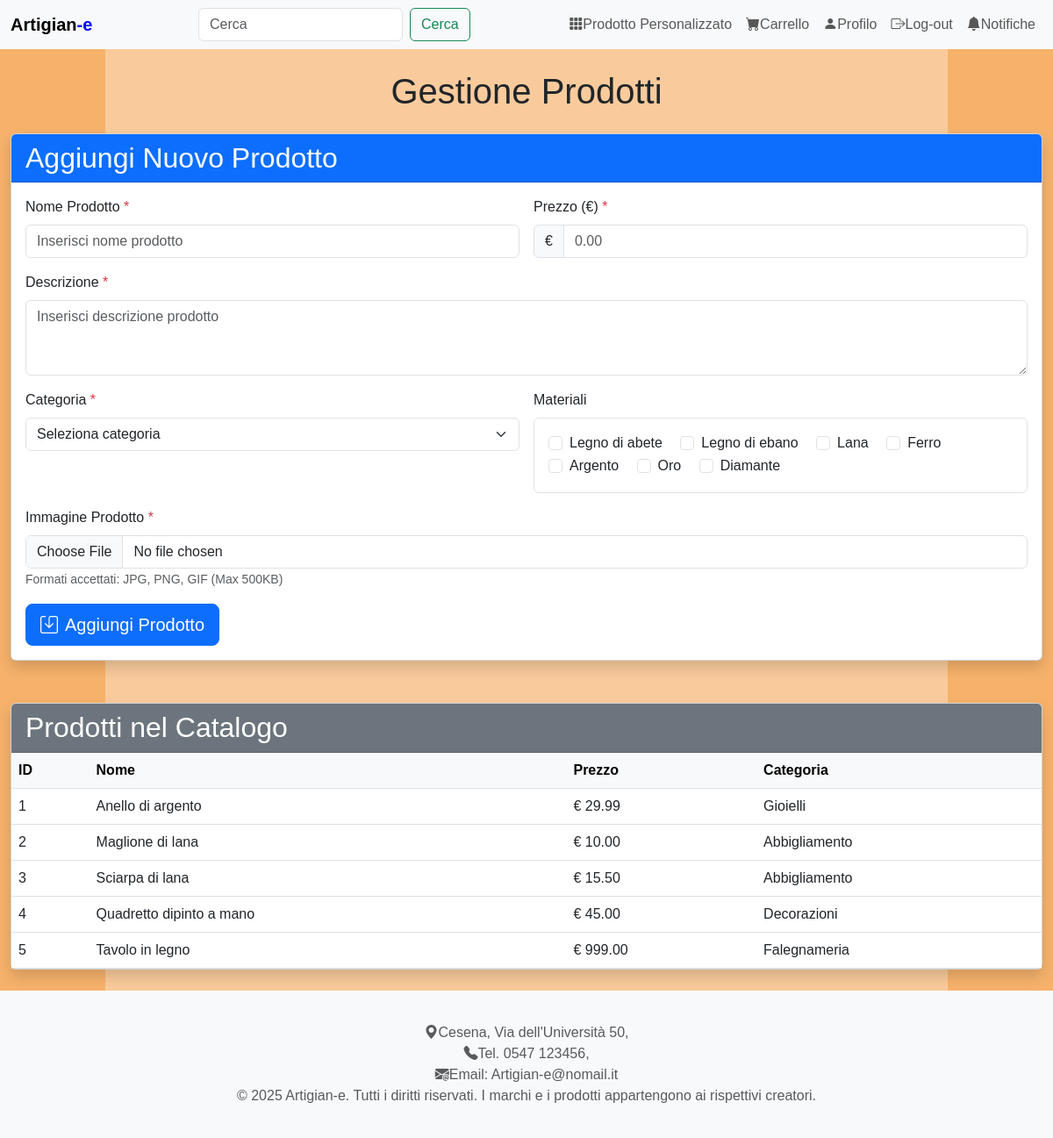
The page /pages/gestione_prodotti.php (signed in) on the database its author committed.
### tables this page shows
create table MATERIALE (
	Nome VARCHAR(25) not null,
	CostoXquadretto decimal(8,2),
	primary key (Nome));

create table PRODOTTO (
	Costo decimal(8,2) not null,
	Nome VARCHAR(25) not null,
	Descrizione VARCHAR(1000) not null,
	PathImmagine VARCHAR(255) not null,
	productID INT not null AUTO_INCREMENT,
	categoryID INT not null,
	Email VARCHAR(100) not null,
	primary key (productID),
	unique (categoryID, productID));

create table CATEGORIE (
	categoryID INT not null AUTO_INCREMENT,
	Nome VARCHAR(25) not null,
	primary key (categoryID));

### DataBase/Database.php (called while the page is built, shortened)
<?php
class DatabaseHelper
{
    private $db;
    public function __construct($servername, $username, $password, $dbname, $port)
    {
        $this->db = new mysqli($servername, $username, $password, $dbname, $port);
    }
    public function getMaterials()
    {
        $query = "SELECT * FROM MATERIALE
        WHERE NOT CostoXquadretto = 0
        ORDER BY CostoXquadretto ASC";
        $stmt = $this->db->prepare($query);
        $stmt->execute();
        $result = $stmt->get_result();
        return $result->fetch_all(MYSQLI_ASSOC);
    }
    public function getCategoryById($categoryID) {
        $query = "SELECT * FROM CATEGORIE WHERE categoryID = ?";
        $stmt = $this->db->prepare($query);
        $stmt->bind_param('i', $categoryID);
        $stmt->execute();
        $result = $stmt->get_result();
        return $result->fetch_assoc();
    }
    public function getAllProducts() {
        $query = "SELECT * FROM PRODOTTO";
        $stmt = $this->db->prepare($query);
        $stmt->execute();
        $result = $stmt->get_result();
        return $result->fetch_all(MYSQLI_ASSOC);
    }
}
?>

### includes/bootstrap.php (called while the page is built, shortened)
<?php
require_once("../database/Database.php");
$dbh = new DatabaseHelper("localhost", "root", "", "db_artigiany", 3306);

### pages/gestione_prodotti.php (the view, shortened to what this page needs)
<?php
include_once("../includes/bootstrap.php");
$materialiDisponibili = $dbh->getMaterials();
$prodotti = $dbh->getAllProducts();
include("../includes/header.php");
?>
<main class="container-fluid py-4">
    <div class="container-page">
        <h1 class="mb-4">Gestione Prodotti</h1>
        <div class="card mb-5 shadow">
            <div class="card-header bg-primary text-white">
                <h2 class="card-title mb-0">Aggiungi Nuovo Prodotto</h2>
            </div>
            <div class="card-body">
                <form method="POST" enctype="multipart/form-data">
                    <div class="row g-3">
                        <div class="col-md-6">
                            <label class="form-label">Nome Prodotto <span class="text-danger">*</span></label>
                            <input type="text" name="nome" class="form-control"
                                   maxlength="25" required
                                   placeholder="Inserisci nome prodotto">
                        </div>
                        <div class="col-md-6">
                            <label class="form-label">Prezzo (€) <span class="text-danger">*</span></label>
                            <div class="input-group">
                                <span class="input-group-text">€</span>
                                <input type="number" name="costo" step="0.01"
                                       class="form-control" min="0.01"
                                       required placeholder="0.00">
                            </div>
                        </div>
                        <div class="col-12">
                            <label class="form-label">Descrizione <span class="text-danger">*</span></label>
                            <textarea name="descrizione" class="form-control"
                                      rows="3" maxlength="1000"
                                      required placeholder="Inserisci descrizione prodotto"></textarea>
                        </div>
                        <div class="col-md-6">
                            <label class="form-label">Categoria <span class="text-danger">*</span></label>
                            <select name="categoria" class="form-select" required>
                                <option value="">Seleziona categoria</option>
                            </select>
                        </div>
                        <div class="col-md-6">
                            <label class="form-label">Materiali</label>
                            <div class="materiali-container border p-3 rounded">
                                <?php foreach ($materialiDisponibili as $materiale): ?>
                                    <div class="form-check form-check-inline">
                                        <input class="form-check-input" type="checkbox"
                                               name="materiali[]"
                                               value="<?= htmlspecialchars($materiale['Nome']) ?>"
                                               id="material-<?= htmlspecialchars($materiale['Nome']) ?>">
                                        <label class="form-check-label" for="material-<?= htmlspecialchars($materiale['Nome']) ?>">
                                            <?= htmlspecialchars($materiale['Nome']) ?>
                                        </label>
                                    </div>
                                <?php endforeach; ?>
                            </div>
                        </div>
                        <div class="col-12">
                            <label class="form-label">Immagine Prodotto <span class="text-danger">*</span></label>
                            <input type="file" name="immagine"
                                   class="form-control"
                                   accept="image/jpeg, image/png, image/gif"
                                   required>
                            <small class="form-text text-muted">
                                Formati accettati: JPG, PNG, GIF (Max 500KB)
                            </small>
                        </div>
                        <div class="col-12">
                            <button type="submit" class="btn btn-primary btn-lg">
                                <i class="bi bi-save me-2"></i>Aggiungi Prodotto
                            </button>
                        </div>
                    </div>
                </form>
            </div>
        </div>
        <div class="card shadow">
            <div class="card-header bg-secondary text-white">
                <h2 class="card-title mb-0">Prodotti nel Catalogo</h2>
            </div>
            <div class="card-body p-0">
                <div class="table-responsive">
                    <table class="table table-hover mb-0">
                        <thead class="table-light">
                            <tr>
                                <th>ID</th>
                                <th>Nome</th>
                                <th>Prezzo</th>
                                <th>Categoria</th>
                            </tr>
                        </thead>
                        <tbody>
                            <?php foreach ($prodotti as $prodotto):
                                $categoria = $dbh->getCategoryById($prodotto['categoryID']);
                            ?>
                                <tr>
                                    <td><?= $prodotto['productID'] ?></td>
                                    <td><?= htmlspecialchars($prodotto['Nome']) ?></td>
                                    <td>€ <?= number_format($prodotto['Costo'], 2) ?></td>
                                    <td><?= htmlspecialchars($categoria['Nome'] ?? 'N/A') ?></td>
                                </tr>
                            <?php endforeach; ?>
                        </tbody>
                    </table>
                </div>
            </div>
        </div>
    </div>
</main>
<?php include("../includes/footer.php"); ?>

### CSS/styles.css (style rules this page uses)
body { font-family: Arial, sans-serif; background: linear-gradient(to right, #F6B26B 10%, #F9CB9C 10%, #F9CB9C 90%, #F6B26B 90%); min-height: 100vh; }
.container-page { display: flex; flex-direction: column; min-height: 100vh; }
.card { min-width: 300px; box-sizing: border-box; }
h1, p { text-align: center; }

### rows shown on the page
materiale: Nome "Legno di abete"
materiale: Nome "Legno di ebano"
materiale: Nome "Lana"
materiale: Nome "Ferro"
materiale: Nome "Argento"
materiale: Nome "Oro"
materiale: Nome "Diamante"
prodotto: productID "1", Nome "Anello di argento", Costo "29.99", categoryID.Nome "Gioielli"
prodotto: productID "2", Nome "Maglione di lana", Costo "10.00", categoryID.Nome "Abbigliamento"
prodotto: productID "3", Nome "Sciarpa di lana", Costo "15.50", categoryID.Nome "Abbigliamento"
prodotto: productID "4", Nome "Quadretto dipinto a mano", Costo "45.00", categoryID.Nome "Decorazioni"
prodotto: productID "5", Nome "Tavolo in legno", Costo "999.00", categoryID.Nome "Falegnameria"
